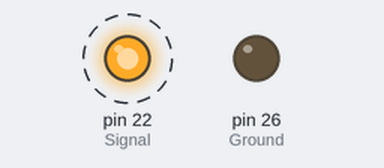
Recording of a sketch running on a simulated Arduino Mega 2560, built with avr-gcc and run on an emulated ATmega2560. On the bench: output pins drawn as LEDs (lit = HIGH). Dashed ring = blinking. Pins used as bus, display or sensor lines are not drawn.

Above: at 0.5 s.
Timing chart, 0 to 4.6 s (numbered marks = the images above):
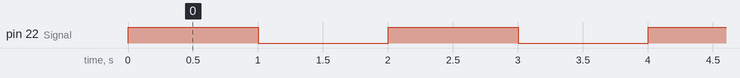

The sketch:

sketch_may20_02.ino
```cpp
int Signal = 22;
int Vcc = 24;
int Ground = 26;

void setup() {
  pinMode(Signal, OUTPUT);
  pinMode(Vcc, OUTPUT);
  pinMode(Ground, OUTPUT);

  digitalWrite(Vcc, HIGH);
  digitalWrite(Ground, LOW);
}

void loop() {
  digitalWrite(Signal, HIGH);
  delay(1000);
  digitalWrite(Signal, LOW);
  delay(1000);
}
```

Measured:
- by itself, pin 22 (Signal): alternates HIGH for 1.0 s and LOW for 1.0 s
